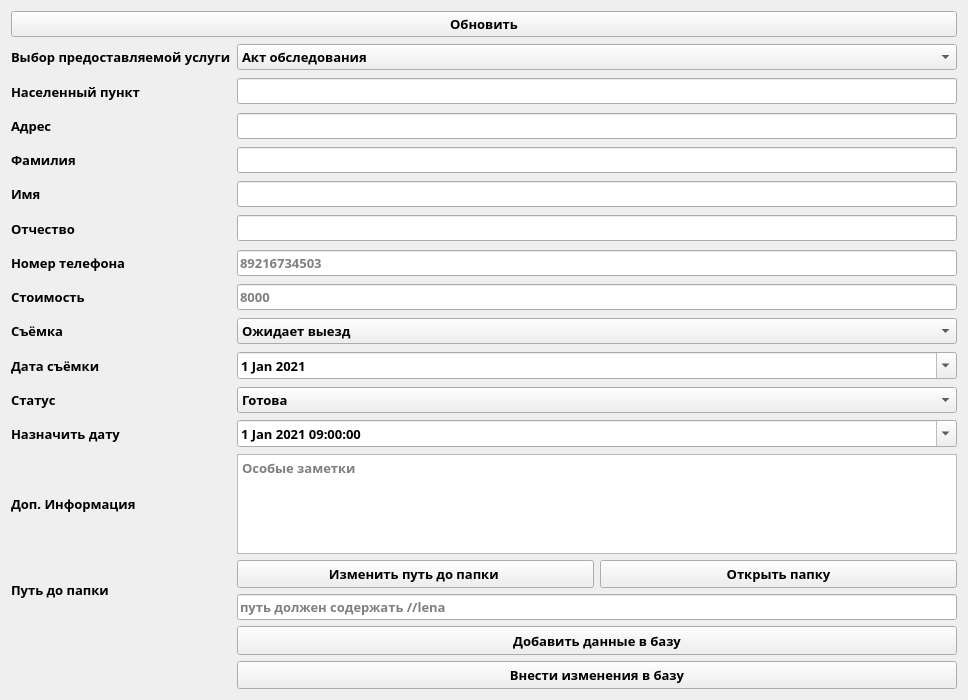
      <widget class="QWidget" name="addPage">
       <property name="minimumSize">
        <size>
         <width>650</width>
         <height>700</height>
        </size>
       </property>
       <attribute name="title">
        <string>Добавление клиента</string>
       </attribute>
       <layout class="QGridLayout" name="gridLayout_3">
        <item row="22" column="1" colspan="2">
         <widget class="QPushButton" name="pushButtonEdit">
          <property name="sizePolicy">
           <sizepolicy hsizetype="Expanding" vsizetype="Expanding">
            <horstretch>0</horstretch>
            <verstretch>0</verstretch>
           </sizepolicy>
          </property>
          <property name="font">
           <font>
            <family>AcadEref</family>
            <pointsize>10</pointsize>
            <weight>75</weight>
            <bold>true</bold>
           </font>
          </property>
          <property name="text">
           <string>Внести изменения в базу</string>
          </property>
         </widget>
        </item>
        <item row="17" column="1">
         <widget class="QPushButton" name="pushButtonChangePath">
          <property name="sizePolicy">
           <sizepolicy hsizetype="Expanding" vsizetype="Expanding">
            <horstretch>0</horstretch>
            <verstretch>0</verstretch>
           </sizepolicy>
          </property>
          <property name="font">
           <font>
            <family>AcadEref</family>
            <pointsize>10</pointsize>
            <weight>75</weight>
            <bold>true</bold>
           </font>
          </property>
          <property name="text">
           <string>Изменить путь до папки </string>
          </property>
         </widget>
        </item>
        <item row="17" column="2">
         <widget class="QPushButton" name="pushButtonOpenFolder">
          <property name="sizePolicy">
           <sizepolicy hsizetype="Expanding" vsizetype="Expanding">
            <horstretch>0</horstretch>
            <verstretch>0</verstretch>
           </sizepolicy>
          </property>
          <property name="font">
           <font>
            <family>AcadEref</family>
            <pointsize>10</pointsize>
            <weight>75</weight>
            <bold>true</bold>
           </font>
          </property>
          <property name="text">
           <string>Открыть папку</string>
          </property>
         </widget>
        </item>
        <item row="14" column="1" colspan="2">
         <widget class="QTextEdit" name="textEditInfo">
          <property name="sizePolicy">
           <sizepolicy hsizetype="Preferred" vsizetype="Preferred">
            <horstretch>0</horstretch>
            <verstretch>0</verstretch>
           </sizepolicy>
          </property>
          <property name="minimumSize">
           <size>
            <width>720</width>
            <height>22</height>
           </size>
          </property>
          <property name="maximumSize">
           <size>
            <width>16777215</width>
            <height>100</height>
           </size>
          </property>
          <property name="font">
           <font>
            <family>Yu Gothic UI Semibold</family>
            <pointsize>10</pointsize>
            <weight>75</weight>
            <bold>true</bold>
           </font>
          </property>
          <property name="placeholderText">
           <string>Особые заметки</string>
          </property>
         </widget>
        </item>
        <item row="1" column="1" colspan="2">
         <widget class="QComboBox" name="comboBoxProvideServices">
          <property name="sizePolicy">
           <sizepolicy hsizetype="Expanding" vsizetype="Fixed">
            <horstretch>0</horstretch>
            <verstretch>0</verstretch>
           </sizepolicy>
          </property>
          <property name="minimumSize">
           <size>
            <width>720</width>
            <height>22</height>
           </size>
          </property>
          <property name="font">
           <font>
            <family>Yu Gothic UI Semibold</family>
            <pointsize>10</pointsize>
            <weight>75</weight>
            <bold>true</bold>
           </font>
          </property>
          <item>
           <property name="text">
            <string>Акт обследования</string>
           </property>
          </item>
          <item>
           <property name="text">
            <string>Выдел</string>
           </property>
          </item>
          <item>
           <property name="text">
            <string>Вынос</string>
           </property>
          </item>
          <item>
           <property name="text">
            <string>Образование</string>
           </property>
          </item>
          <item>
           <property name="text">
            <string>Объединение</string>
           </property>
          </item>
          <item>
           <property name="text">
            <string>Перераспределение</string>
           </property>
          </item>
          <item>
           <property name="text">
            <string>Раздел</string>
           </property>
          </item>
          <item>
           <property name="text">
            <string>Технический план</string>
           </property>
          </item>
          <item>
           <property name="text">
            <string>Уточнение</string>
           </property>
          </item>
         </widget>
        </item>
        <item row="10" column="1" colspan="2">
         <widget class="QComboBox" name="comboBoxWork">
          <property name="sizePolicy">
           <sizepolicy hsizetype="Expanding" vsizetype="Fixed">
            <horstretch>0</horstretch>
            <verstretch>0</verstretch>
           </sizepolicy>
          </property>
          <property name="minimumSize">
           <size>
            <width>720</width>
            <height>22</height>
           </size>
          </property>
          <property name="font">
           <font>
            <family>Yu Gothic UI Semibold</family>
            <pointsize>10</pointsize>
            <weight>75</weight>
            <bold>true</bold>
           </font>
          </property>
          <item>
           <property name="text">
            <string>Ожидает выезд</string>
           </property>
          </item>
          <item>
           <property name="text">
            <string>В обработке</string>
           </property>
          </item>
          <item>
           <property name="text">
            <string>Готова</string>
           </property>
          </item>
         </widget>
        </item>
        <item row="8" column="1" colspan="2">
         <widget class="QLineEdit" name="lineEditPrice">
          <property name="sizePolicy">
           <sizepolicy hsizetype="Expanding" vsizetype="Fixed">
            <horstretch>0</horstretch>
            <verstretch>0</verstretch>
           </sizepolicy>
          </property>
          <property name="minimumSize">
           <size>
            <width>720</width>
            <height>22</height>
           </size>
          </property>
          <property name="font">
           <font>
            <family>Yu Gothic UI Semibold</family>
            <pointsize>10</pointsize>
            <weight>75</weight>
            <bold>true</bold>
           </font>
          </property>
          <property name="maxLength">
           <number>6</number>
          </property>
          <property name="placeholderText">
           <string>8000</string>
          </property>
         </widget>
        </item>
        <item row="2" column="1" colspan="2">
         <widget class="QLineEdit" name="lineEditCity">
          <property name="sizePolicy">
           <sizepolicy hsizetype="Expanding" vsizetype="Fixed">
            <horstretch>0</horstretch>
            <verstretch>0</verstretch>
           </sizepolicy>
          </property>
          <property name="minimumSize">
           <size>
            <width>720</width>
            <height>22</height>
           </size>
          </property>
          <property name="font">
           <font>
            <family>Yu Gothic UI Semibold</family>
            <pointsize>10</pointsize>
            <weight>75</weight>
            <bold>true</bold>
           </font>
          </property>
         </widget>
        </item>
        <item row="5" column="1" colspan="2">
         <widget class="QLineEdit" name="lineEditName">
          <property name="sizePolicy">
           <sizepolicy hsizetype="Expanding" vsizetype="Fixed">
            <horstretch>0</horstretch>
            <verstretch>0</verstretch>
           </sizepolicy>
          </property>
          <property name="minimumSize">
           <size>
            <width>720</width>
            <height>22</height>
           </size>
          </property>
          <property name="font">
           <font>
            <family>Yu Gothic UI Semibold</family>
            <pointsize>10</pointsize>
            <weight>75</weight>
            <bold>true</bold>
           </font>
          </property>
         </widget>
        </item>
        <item row="7" column="1" colspan="2">
         <widget class="QLineEdit" name="lineEditTelefone">
          <property name="sizePolicy">
           <sizepolicy hsizetype="Expanding" vsizetype="Fixed">
            <horstretch>0</horstretch>
            <verstretch>0</verstretch>
           </sizepolicy>
          </property>
          <property name="minimumSize">
           <size>
            <width>720</width>
            <height>22</height>
           </size>
          </property>
          <property name="font">
           <font>
            <family>Yu Gothic UI Semibold</family>
            <pointsize>10</pointsize>
            <weight>75</weight>
            <bold>true</bold>
           </font>
          </property>
          <property name="maxLength">
           <number>11</number>
          </property>
          <property name="placeholderText">
           <string>89216734503</string>
          </property>
         </widget>
        </item>
        <item row="6" column="1" colspan="2">
         <widget class="QLineEdit" name="lineEditMiddleName">
          <property name="sizePolicy">
           <sizepolicy hsizetype="Expanding" vsizetype="Fixed">
            <horstretch>0</horstretch>
            <verstretch>0</verstretch>
           </sizepolicy>
          </property>
          <property name="minimumSize">
           <size>
            <width>720</width>
            <height>22</height>
           </size>
          </property>
          <property name="font">
           <font>
            <family>Yu Gothic UI Semibold</family>
            <pointsize>10</pointsize>
            <weight>75</weight>
            <bold>true</bold>
           </font>
          </property>
         </widget>
        </item>
        <item row="4" column="1" colspan="2">
         <widget class="QLineEdit" name="lineEditSurname">
          <property name="sizePolicy">
           <sizepolicy hsizetype="Expanding" vsizetype="Fixed">
            <horstretch>0</horstretch>
            <verstretch>0</verstretch>
           </sizepolicy>
          </property>
          <property name="minimumSize">
           <size>
            <width>720</width>
            <height>22</height>
           </size>
          </property>
          <property name="font">
           <font>
            <family>Yu Gothic UI Semibold</family>
            <pointsize>10</pointsize>
            <weight>75</weight>
            <bold>true</bold>
           </font>
          </property>
         </widget>
        </item>
        <item row="3" column="1" colspan="2">
         <widget class="QLineEdit" name="lineEditAddress">
          <property name="sizePolicy">
           <sizepolicy hsizetype="Expanding" vsizetype="Fixed">
            <horstretch>0</horstretch>
            <verstretch>0</verstretch>
           </sizepolicy>
          </property>
          <property name="minimumSize">
           <size>
            <width>720</width>
            <height>22</height>
           </size>
          </property>
          <property name="font">
           <font>
            <family>Yu Gothic UI Semibold</family>
            <pointsize>10</pointsize>
            <weight>75</weight>
            <bold>true</bold>
           </font>
          </property>
         </widget>
        </item>
        <item row="12" column="0">
         <widget class="QLabel" name="labelStatus">
          <property name="sizePolicy">
           <sizepolicy hsizetype="Expanding" vsizetype="Expanding">
            <horstretch>0</horstretch>
            <verstretch>0</verstretch>
           </sizepolicy>
          </property>
          <property name="font">
           <font>
            <family>AcadEref</family>
            <pointsize>10</pointsize>
            <weight>75</weight>
            <bold>true</bold>
           </font>
          </property>
          <property name="text">
           <string>Статус</string>
          </property>
         </widget>
        </item>
        <item row="12" column="1" colspan="2">
         <widget class="QComboBox" name="comboBoxStatus">
          <property name="sizePolicy">
           <sizepolicy hsizetype="Expanding" vsizetype="Fixed">
            <horstretch>0</horstretch>
            <verstretch>0</verstretch>
           </sizepolicy>
          </property>
          <property name="minimumSize">
           <size>
            <width>720</width>
            <height>22</height>
           </size>
          </property>
          <property name="font">
           <font>
            <family>Yu Gothic UI Semibold</family>
            <pointsize>10</pointsize>
            <weight>75</weight>
            <bold>true</bold>
           </font>
          </property>
          <item>
           <property name="text">
            <string>Готова</string>
           </property>
          </item>
          <item>
           <property name="text">
            <string>Ожидание</string>
           </property>
          </item>
          <item>
           <property name="text">
            <string>Разработка</string>
           </property>
          </item>
         </widget>
        </item>
        <item row="11" column="0">
         <widget class="QLabel" name="labelDataWork">
          <property name="sizePolicy">
           <sizepolicy hsizetype="Expanding" vsizetype="Expanding">
            <horstretch>0</horstretch>
            <verstretch>0</verstretch>
           </sizepolicy>
          </property>
          <property name="font">
           <font>
            <family>AcadEref</family>
            <pointsize>10</pointsize>
            <weight>75</weight>
            <bold>true</bold>
           </font>
          </property>
          <property name="text">
           <string>Дата съёмки</string>
          </property>
         </widget>
        </item>
        <item row="17" column="0" rowspan="2">
         <widget class="QLabel" name="label">
          <property name="font">
           <font>
            <family>AcadEref</family>
            <pointsize>10</pointsize>
            <weight>75</weight>
            <bold>true</bold>
           </font>
          </property>
          <property name="text">
           <string>Путь до папки</string>
          </property>
         </widget>
        </item>
        <item row="13" column="0">
         <widget class="QLabel" name="labelDate1">
          <property name="sizePolicy">
           <sizepolicy hsizetype="Expanding" vsizetype="Expanding">
            <horstretch>0</horstretch>
            <verstretch>0</verstretch>
           </sizepolicy>
          </property>
          <property name="font">
           <font>
            <family>AcadEref</family>
            <pointsize>10</pointsize>
            <weight>75</weight>
            <bold>true</bold>
           </font>
          </property>
          <property name="text">
           <string>Назначить дату </string>
          </property>
         </widget>
        </item>
        <item row="13" column="1" colspan="2">
         <widget class="QDateTimeEdit" name="dateTimeEdit">
          <property name="sizePolicy">
           <sizepolicy hsizetype="Expanding" vsizetype="Fixed">
            <horstretch>0</horstretch>
            <verstretch>0</verstretch>
           </sizepolicy>
          </property>
          <property name="minimumSize">
           <size>
            <width>720</width>
            <height>22</height>
           </size>
          </property>
          <property name="font">
           <font>
            <family>Yu Gothic UI Semibold</family>
            <pointsize>10</pointsize>
            <weight>75</weight>
            <bold>true</bold>
           </font>
          </property>
          <property name="dateTime">
           <datetime>
            <hour>9</hour>
            <minute>0</minute>
            <second>0</second>
            <year>2021</year>
            <month>1</month>
            <day>1</day>
           </datetime>
          </property>
          <property name="maximumTime">
           <time>
            <hour>18</hour>
            <minute>0</minute>
            <second>0</second>
           </time>
          </property>
          <property name="minimumTime">
           <time>
            <hour>9</hour>
            <minute>0</minute>
            <second>0</second>
           </time>
          </property>
          <property name="calendarPopup">
           <bool>true</bool>
          </property>
          <property name="timeSpec">
           <enum>Qt::LocalTime</enum>
          </property>
         </widget>
        </item>
        <item row="11" column="1" colspan="2">
         <widget class="QDateEdit" name="dateEditDataWork">
          <property name="sizePolicy">
           <sizepolicy hsizetype="Expanding" vsizetype="Fixed">
            <horstretch>0</horstretch>
            <verstretch>0</verstretch>
           </sizepolicy>
          </property>
          <property name="minimumSize">
           <size>
            <width>720</width>
            <height>22</height>
           </size>
          </property>
          <property name="font">
           <font>
            <family>Yu Gothic UI Semibold</family>
            <pointsize>10</pointsize>
            <weight>75</weight>
            <bold>true</bold>
           </font>
          </property>
          <property name="currentSection">
           <enum>QDateTimeEdit::DaySection</enum>
          </property>
          <property name="calendarPopup">
           <bool>true</bool>
          </property>
          <property name="timeSpec">
           <enum>Qt::LocalTime</enum>
          </property>
          <property name="date">
           <date>
            <year>2021</year>
            <month>1</month>
            <day>1</day>
           </date>
          </property>
         </widget>
        </item>
        <item row="5" column="0">
         <widget class="QLabel" name="labelName">
          <property name="sizePolicy">
           <sizepolicy hsizetype="Expanding" vsizetype="Expanding">
            <horstretch>0</horstretch>
            <verstretch>0</verstretch>
           </sizepolicy>
          </property>
          <property name="font">
           <font>
            <family>AcadEref</family>
            <pointsize>10</pointsize>
            <weight>75</weight>
            <bold>true</bold>
           </font>
          </property>
          <property name="text">
           <string>Имя</string>
          </property>
         </widget>
        </item>
        <item row="10" column="0">
         <widget class="QLabel" name="labelWork">
          <property name="sizePolicy">
           <sizepolicy hsizetype="Expanding" vsizetype="Expanding">
            <horstretch>0</horstretch>
            <verstretch>0</verstretch>
           </sizepolicy>
          </property>
          <property name="font">
           <font>
            <family>AcadEref</family>
            <pointsize>10</pointsize>
            <weight>75</weight>
            <bold>true</bold>
           </font>
          </property>
          <property name="text">
           <string>Съёмка</string>
          </property>
         </widget>
        </item>
        <item row="6" column="0">
         <widget class="QLabel" name="labelMiddleName">
          <property name="sizePolicy">
           <sizepolicy hsizetype="Expanding" vsizetype="Expanding">
            <horstretch>0</horstretch>
            <verstretch>0</verstretch>
           </sizepolicy>
          </property>
          <property name="font">
           <font>
            <family>AcadEref</family>
            <pointsize>10</pointsize>
            <weight>75</weight>
            <bold>true</bold>
           </font>
          </property>
          <property name="text">
           <string>Отчество</string>
          </property>
         </widget>
        </item>
        <item row="4" column="0">
         <widget class="QLabel" name="labelSurname">
          <property name="sizePolicy">
           <sizepolicy hsizetype="Expanding" vsizetype="Expanding">
            <horstretch>0</horstretch>
            <verstretch>0</verstretch>
           </sizepolicy>
          </property>
          <property name="font">
           <font>
            <family>AcadEref</family>
            <pointsize>10</pointsize>
            <weight>75</weight>
            <bold>true</bold>
           </font>
          </property>
          <property name="text">
           <string>Фамилия</string>
          </property>
         </widget>
        </item>
        <item row="7" column="0">
         <widget class="QLabel" name="labelTelefone">
          <property name="sizePolicy">
           <sizepolicy hsizetype="Expanding" vsizetype="Expanding">
            <horstretch>0</horstretch>
            <verstretch>0</verstretch>
           </sizepolicy>
          </property>
          <property name="font">
           <font>
            <family>AcadEref</family>
            <pointsize>10</pointsize>
            <weight>75</weight>
            <bold>true</bold>
           </font>
          </property>
          <property name="text">
           <string>Номер телефона</string>
          </property>
         </widget>
        </item>
        <item row="8" column="0">
         <widget class="QLabel" name="labelPrice">
          <property name="sizePolicy">
           <sizepolicy hsizetype="Expanding" vsizetype="Expanding">
            <horstretch>0</horstretch>
            <verstretch>0</verstretch>
           </sizepolicy>
          </property>
          <property name="font">
           <font>
            <family>AcadEref</family>
            <pointsize>10</pointsize>
            <weight>75</weight>
            <bold>true</bold>
           </font>
          </property>
          <property name="text">
           <string>Стоимость</string>
          </property>
         </widget>
        </item>
        <item row="18" column="1" colspan="2">
         <widget class="QLineEdit" name="lineEditPath">
          <property name="minimumSize">
           <size>
            <width>720</width>
            <height>22</height>
           </size>
          </property>
          <property name="font">
           <font>
            <family>Book Antiqua</family>
            <pointsize>10</pointsize>
            <weight>75</weight>
            <bold>true</bold>
           </font>
          </property>
          <property name="text">
           <string/>
          </property>
          <property name="placeholderText">
           <string>путь должен содержать //lena</string>
          </property>
         </widget>
        </item>
        <item row="14" column="0">
         <widget class="QLabel" name="labelInfo">
          <property name="sizePolicy">
           <sizepolicy hsizetype="Expanding" vsizetype="Expanding">
            <horstretch>0</horstretch>
            <verstretch>0</verstretch>
           </sizepolicy>
          </property>
          <property name="font">
           <font>
            <family>AcadEref</family>
            <pointsize>10</pointsize>
            <weight>75</weight>
            <bold>true</bold>
           </font>
          </property>
          <property name="text">
           <string>Доп. Информация</string>
          </property>
         </widget>
        </item>
        <item row="2" column="0">
         <widget class="QLabel" name="labelCity">
          <property name="sizePolicy">
           <sizepolicy hsizetype="Expanding" vsizetype="Expanding">
            <horstretch>0</horstretch>
            <verstretch>0</verstretch>
           </sizepolicy>
          </property>
          <property name="font">
           <font>
            <family>AcadEref</family>
            <pointsize>10</pointsize>
            <weight>75</weight>
            <bold>true</bold>
           </font>
          </property>
          <property name="text">
           <string>Населенный пункт</string>
          </property>
          <property name="alignment">
           <set>Qt::AlignLeading|Qt::AlignLeft|Qt::AlignVCenter</set>
          </property>
         </widget>
        </item>
        <item row="1" column="0">
         <widget class="QLabel" name="labelService">
          <property name="sizePolicy">
           <sizepolicy hsizetype="Expanding" vsizetype="Expanding">
            <horstretch>0</horstretch>
            <verstretch>0</verstretch>
           </sizepolicy>
          </property>
          <property name="font">
           <font>
            <family>AcadEref</family>
            <pointsize>10</pointsize>
            <weight>75</weight>
            <bold>true</bold>
           </font>
          </property>
          <property name="text">
           <string>Выбор предоставляемой услуги</string>
          </property>
          <property name="alignment">
           <set>Qt::AlignLeading|Qt::AlignLeft|Qt::AlignVCenter</set>
          </property>
         </widget>
        </item>
        <item row="3" column="0">
         <widget class="QLabel" name="labelAddress">
          <property name="sizePolicy">
           <sizepolicy hsizetype="Expanding" vsizetype="Expanding">
            <horstretch>0</horstretch>
            <verstretch>0</verstretch>
           </sizepolicy>
          </property>
          <property name="font">
           <font>
            <family>AcadEref</family>
            <pointsize>10</pointsize>
            <weight>75</weight>
            <bold>true</bold>
           </font>
          </property>
          <property name="text">
           <string>Адрес</string>
          </property>
         </widget>
        </item>
        <item row="19" column="1" colspan="2">
         <widget class="QPushButton" name="pushButton">
          <property name="enabled">
           <bool>true</bool>
          </property>
          <property name="sizePolicy">
           <sizepolicy hsizetype="Expanding" vsizetype="Expanding">
            <horstretch>0</horstretch>
            <verstretch>0</verstretch>
           </sizepolicy>
          </property>
          <property name="font">
           <font>
            <family>AcadEref</family>
            <pointsize>10</pointsize>
            <weight>75</weight>
            <bold>true</bold>
           </font>
          </property>
          <property name="text">
           <string>Добавить данные в базу</string>
          </property>
         </widget>
        </item>
        <item row="0" column="0" colspan="3">
         <widget class="QPushButton" name="pushButtonUpdateGui">
          <property name="font">
           <font>
            <family>AcadEref</family>
            <pointsize>10</pointsize>
            <weight>75</weight>
            <bold>true</bold>
           </font>
          </property>
          <property name="text">
           <string>Обновить</string>
          </property>
         </widget>
        </item>
       </layout>
      </widget>
